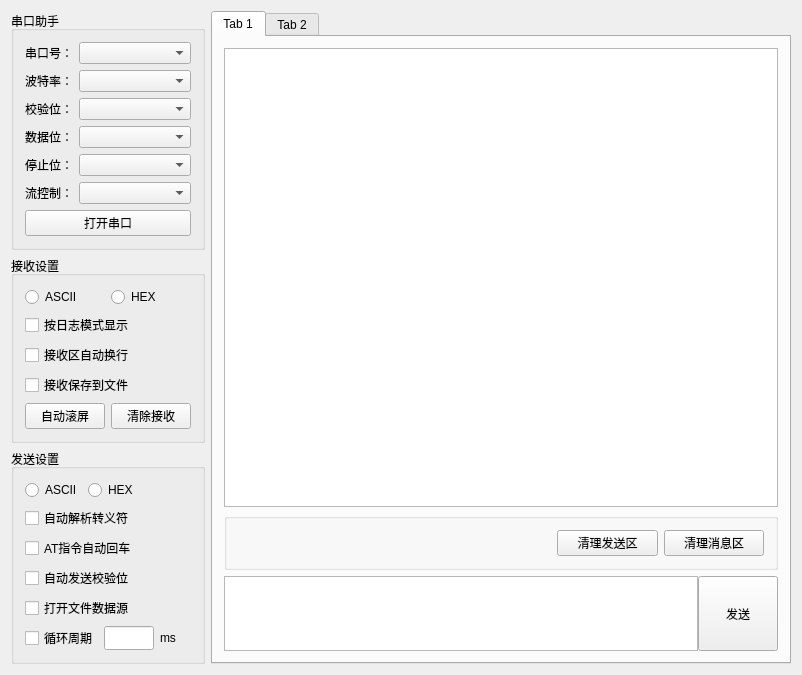
<?xml version="1.0" encoding="UTF-8"?>
<ui version="4.0">
 <class>SerialAssistantClass</class>
 <widget class="QWidget" name="SerialAssistantClass">
  <property name="geometry">
   <rect>
    <x>0</x>
    <y>0</y>
    <width>802</width>
    <height>600</height>
   </rect>
  </property>
  <property name="windowTitle">
   <string>SerialAssistant</string>
  </property>
  <layout class="QHBoxLayout" name="horizontalLayout_3" stretch="1,5">
   <item>
    <layout class="QVBoxLayout" name="verticalLayout_2">
     <item>
      <widget class="QGroupBox" name="groupBox">
       <property name="maximumSize">
        <size>
         <width>200</width>
         <height>16777215</height>
        </size>
       </property>
       <property name="title">
        <string>串口助手</string>
       </property>
       <layout class="QFormLayout" name="formLayout">
        <item row="0" column="0">
         <widget class="QLabel" name="label">
          <property name="text">
           <string>串口号：</string>
          </property>
         </widget>
        </item>
        <item row="0" column="1">
         <widget class="QComboBox" name="comboBox_serial"/>
        </item>
        <item row="1" column="0">
         <widget class="QLabel" name="label_2">
          <property name="text">
           <string>波特率：</string>
          </property>
         </widget>
        </item>
        <item row="1" column="1">
         <widget class="QComboBox" name="comboBox_baud"/>
        </item>
        <item row="2" column="0">
         <widget class="QLabel" name="label_3">
          <property name="text">
           <string>校验位：</string>
          </property>
         </widget>
        </item>
        <item row="2" column="1">
         <widget class="QComboBox" name="comboBox_check"/>
        </item>
        <item row="3" column="0">
         <widget class="QLabel" name="label_4">
          <property name="text">
           <string>数据位：</string>
          </property>
         </widget>
        </item>
        <item row="3" column="1">
         <widget class="QComboBox" name="comboBox_data"/>
        </item>
        <item row="4" column="0">
         <widget class="QLabel" name="label_5">
          <property name="text">
           <string>停止位：</string>
          </property>
         </widget>
        </item>
        <item row="4" column="1">
         <widget class="QComboBox" name="comboBox_stop"/>
        </item>
        <item row="5" column="0">
         <widget class="QLabel" name="label_10">
          <property name="text">
           <string>流控制：</string>
          </property>
         </widget>
        </item>
        <item row="5" column="1">
         <widget class="QComboBox" name="comboBox_flow"/>
        </item>
        <item row="6" column="0" colspan="2">
         <widget class="QPushButton" name="pushButton_open">
          <property name="text">
           <string>打开串口</string>
          </property>
         </widget>
        </item>
       </layout>
      </widget>
     </item>
     <item>
      <widget class="QGroupBox" name="groupBox_recvSeting">
       <property name="title">
        <string>接收设置</string>
       </property>
       <layout class="QFormLayout" name="formLayout_2">
        <item row="0" column="0">
         <widget class="QRadioButton" name="radioButton_recvAscii">
          <property name="text">
           <string>ASCII</string>
          </property>
         </widget>
        </item>
        <item row="0" column="1">
         <widget class="QRadioButton" name="radioButton_recvHex">
          <property name="text">
           <string>HEX</string>
          </property>
         </widget>
        </item>
        <item row="1" column="0" colspan="2">
         <widget class="QCheckBox" name="checkBox_logShow">
          <property name="text">
           <string>按日志模式显示</string>
          </property>
         </widget>
        </item>
        <item row="2" column="0" colspan="2">
         <widget class="QCheckBox" name="checkBox_recvLine">
          <property name="text">
           <string>接收区自动换行</string>
          </property>
         </widget>
        </item>
        <item row="3" column="0" colspan="2">
         <widget class="QCheckBox" name="checkBox_saveFile">
          <property name="text">
           <string>接收保存到文件</string>
          </property>
         </widget>
        </item>
        <item row="4" column="0">
         <widget class="QPushButton" name="pushButton_autoRoll">
          <property name="text">
           <string>自动滚屏</string>
          </property>
         </widget>
        </item>
        <item row="4" column="1">
         <widget class="QPushButton" name="pushButton_clearRecv">
          <property name="text">
           <string>清除接收</string>
          </property>
         </widget>
        </item>
       </layout>
      </widget>
     </item>
     <item>
      <widget class="QGroupBox" name="groupBox_sendSettng">
       <property name="title">
        <string>发送设置</string>
       </property>
       <layout class="QFormLayout" name="formLayout_3">
        <item row="0" column="0">
         <widget class="QRadioButton" name="radioButton_sendAscii">
          <property name="text">
           <string>ASCII</string>
          </property>
         </widget>
        </item>
        <item row="0" column="1">
         <widget class="QRadioButton" name="radioButton_sendHex">
          <property name="text">
           <string>HEX</string>
          </property>
         </widget>
        </item>
        <item row="1" column="0" colspan="2">
         <widget class="QCheckBox" name="checkBox_autoEscape">
          <property name="text">
           <string>自动解析转义符</string>
          </property>
         </widget>
        </item>
        <item row="2" column="0" colspan="2">
         <widget class="QCheckBox" name="checkBox_autoReturn">
          <property name="text">
           <string>AT指令自动回车</string>
          </property>
         </widget>
        </item>
        <item row="3" column="0" colspan="2">
         <widget class="QCheckBox" name="checkBox_autoCheck">
          <property name="text">
           <string>自动发送校验位</string>
          </property>
         </widget>
        </item>
        <item row="4" column="0" colspan="2">
         <widget class="QCheckBox" name="checkBox_openFile">
          <property name="text">
           <string>打开文件数据源</string>
          </property>
         </widget>
        </item>
        <item row="5" column="0" colspan="2">
         <layout class="QHBoxLayout" name="horizontalLayout">
          <item>
           <widget class="QCheckBox" name="checkBox_cycle">
            <property name="text">
             <string>循环周期</string>
            </property>
           </widget>
          </item>
          <item>
           <widget class="QLineEdit" name="lineEdit_cycleTime">
            <property name="maximumSize">
             <size>
              <width>50</width>
              <height>50</height>
             </size>
            </property>
           </widget>
          </item>
          <item>
           <widget class="QLabel" name="label_6">
            <property name="text">
             <string>ms</string>
            </property>
           </widget>
          </item>
         </layout>
        </item>
       </layout>
      </widget>
     </item>
    </layout>
   </item>
   <item>
    <widget class="QTabWidget" name="tabWidget">
     <property name="minimumSize">
      <size>
       <width>0</width>
       <height>0</height>
      </size>
     </property>
     <property name="maximumSize">
      <size>
       <width>16777215</width>
       <height>16777215</height>
      </size>
     </property>
     <property name="currentIndex">
      <number>0</number>
     </property>
     <widget class="QWidget" name="tab">
      <attribute name="title">
       <string>Tab 1</string>
      </attribute>
      <layout class="QVBoxLayout" name="verticalLayout" stretch="5,0,1">
       <item>
        <widget class="QPlainTextEdit" name="plainTextEdit_history">
         <property name="readOnly">
          <bool>true</bool>
         </property>
        </widget>
       </item>
       <item>
        <widget class="QGroupBox" name="groupBox_4">
         <property name="title">
          <string/>
         </property>
         <layout class="QHBoxLayout" name="horizontalLayout_2">
          <item>
           <widget class="QLabel" name="label_7">
            <property name="text">
             <string/>
            </property>
           </widget>
          </item>
          <item>
           <widget class="QLabel" name="label_8">
            <property name="text">
             <string/>
            </property>
           </widget>
          </item>
          <item>
           <widget class="QLabel" name="label_9">
            <property name="text">
             <string/>
            </property>
           </widget>
          </item>
          <item>
           <widget class="QPushButton" name="pushButton_clearSend">
            <property name="text">
             <string>清理发送区</string>
            </property>
           </widget>
          </item>
          <item>
           <widget class="QPushButton" name="pushButton_clearMsg">
            <property name="text">
             <string>清理消息区</string>
            </property>
           </widget>
          </item>
         </layout>
        </widget>
       </item>
       <item>
        <layout class="QHBoxLayout" name="horizontalLayout_4">
         <property name="spacing">
          <number>0</number>
         </property>
         <item>
          <widget class="QPlainTextEdit" name="plainTextEdit_send">
           <property name="minimumSize">
            <size>
             <width>0</width>
             <height>75</height>
            </size>
           </property>
           <property name="maximumSize">
            <size>
             <width>16777215</width>
             <height>75</height>
            </size>
           </property>
          </widget>
         </item>
         <item>
          <widget class="QPushButton" name="pushButton_send">
           <property name="minimumSize">
            <size>
             <width>0</width>
             <height>75</height>
            </size>
           </property>
           <property name="maximumSize">
            <size>
             <width>16777215</width>
             <height>75</height>
            </size>
           </property>
           <property name="text">
            <string>发送</string>
           </property>
          </widget>
         </item>
        </layout>
       </item>
      </layout>
     </widget>
     <widget class="QWidget" name="tab_2">
      <attribute name="title">
       <string>Tab 2</string>
      </attribute>
     </widget>
    </widget>
   </item>
  </layout>
 </widget>
 <layoutdefault spacing="6" margin="11"/>
 <resources>
  <include location="SerialAssistant.qrc"/>
 </resources>
 <connections/>
</ui>
